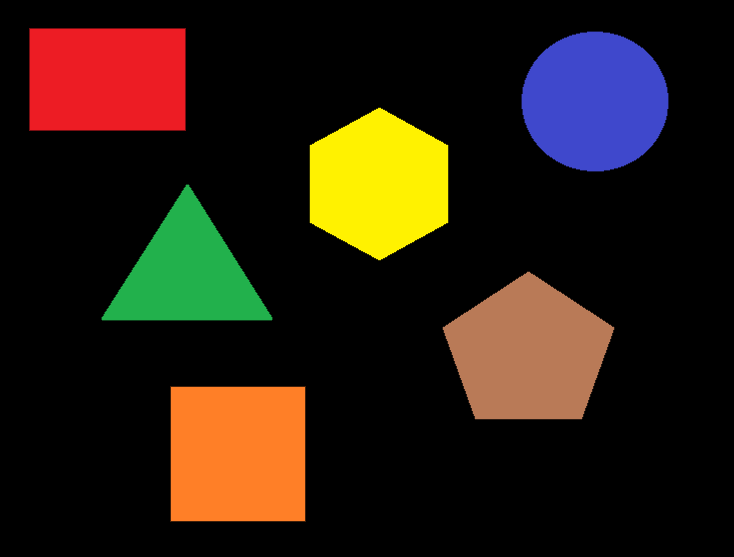
#> input picture Shape Detection/image/shapes_b.png, 734 x 557 px
$ python main.py -i image/shapes_b.png
#> lines starting #> are read from the running program, lines starting #| are printed output that depends on the picture; after the words box and inside, x2 and y2 are one past the last pixel; in counts of white or black regions, pixels touching at a corner belong together
### Shape Detection/shape.py
# Shape Detection
#
# This module contains the Shape class which returns the shape of the object
# based on approximations made on contours

import cv2

# Driver function
class Shape:
    def __init__(self):
        pass

    def getShape(self, contour):
        # Approximate the shape using contours
        n_points = cv2.approxPolyDP(contour, 0.02 * cv2.arcLength(contour, True), True)


        # If n_points = 3 then it is a triangle
        if len(n_points) == 3:
            return "Triangle"

        # If n_points = 4 then it is a quadrilateral
        elif len(n_points) == 4:
            x, y, w, h = cv2.boundingRect(contour)
            if w >= 0.95 * h and w <= 1.05 * h:
                return "Square"
            else:
                return "Rectangle"

        # If n_points = 5 then it is a pentagon
        elif len(n_points) == 5:
            return "Pentagon"

        # If n_points = 6 then it is a hexagon
        elif len(n_points) == 6:
            return "Hexagon"

        # Otherwise it is assumed to be a circle
        else:
            return "Circle"

### Shape Detection/main.py
# Shape Detection
#
# This is the driver program where the image is preprocessed before
# passing it to an object of class Shape for detecting the shapes
#
# The images are assumed to have only black and white backgrounds

import cv2
import argparse
from shape import Shape

# Driver function
def main():
    # Argument parser
    parser = argparse.ArgumentParser(description="Detect the shapes in image")
    parser.add_argument('-i', help="Process image at the specified path", required=True)
    path = parser.parse_args().i


    # Open the image file
    image = cv2.imread(path)
#> image is the input picture: shape (557, 734, 3); mean B, G, R 17.1, 29.4, 41.9


    # Convert image to grayscale
    image_gray = cv2.cvtColor(image, cv2.COLOR_BGR2GRAY)
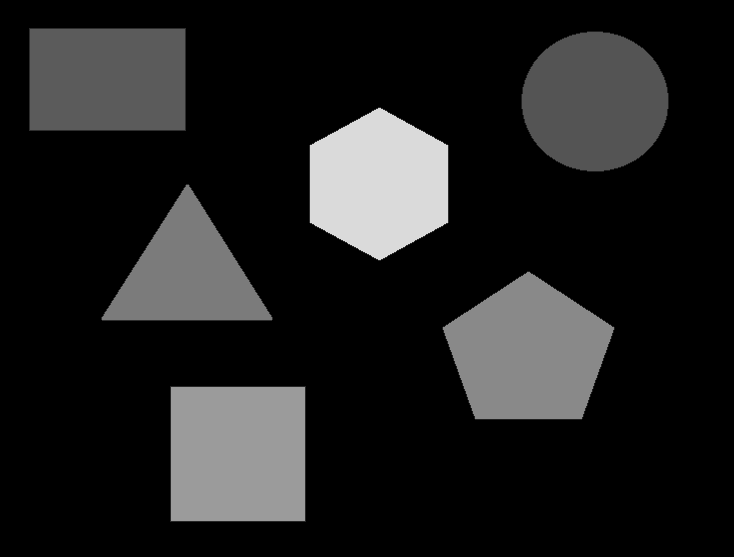
#> image_gray: shape (557, 734); min 0, max 218, mean 31.7


    # Applying Gaussian blurring
    image_blur = cv2.GaussianBlur(image_gray, (7, 7), 0)


    # For white background
    # Thresholding : threshold value of 225 was obtained by trial and error
    image_thresh = cv2.threshold(image_blur, 225, 255, cv2.THRESH_BINARY_INV)[1]
#> image_thresh: shape (557, 734); every value is 255

    # Set of erosions and dilations to remove noise
    image_thresh = cv2.erode(image_thresh, None, iterations=4)
    image_thresh = cv2.dilate(image_thresh, None, iterations=4)

    # Find contours in the thresholded image
    contours, heirarchy = cv2.findContours(image_thresh.copy(), cv2.RETR_EXTERNAL, cv2.CHAIN_APPROX_SIMPLE)
#> contours = [[[0, 0], [0, 556], [733, 556], [733, 0]]]

    # Text color
    text_color = (0, 0, 0)

    # Contour color
    c_color = (210, 210, 210)


    # If there is only 1 contour, then background is black
    if len(contours) == 1:
        # Thresholding : threshold value of 80 was obtained by trial and error
        image_thresh = cv2.threshold(image_blur, 80, 255, cv2.THRESH_BINARY)[1]
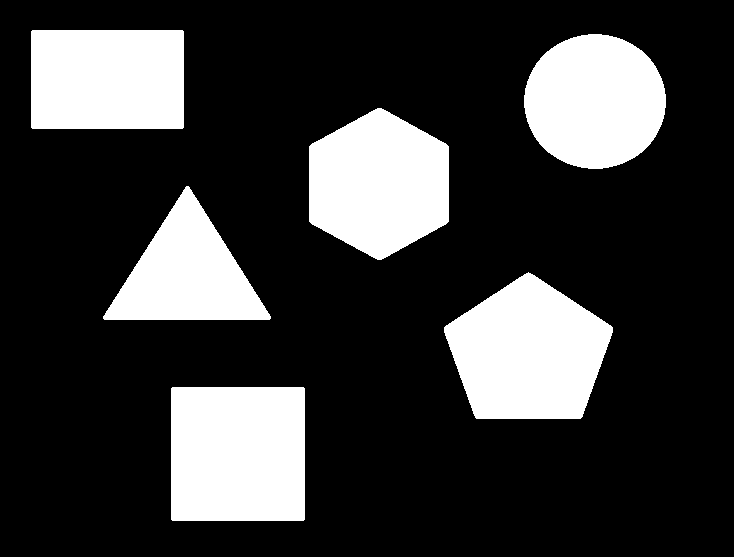
#> image_thresh: shape (557, 734); 22.9% white; 6 white regions, box (x1, y1, x2, y2) and area: (171, 387, 305, 521) 17952, (444, 272, 613, 419) 17500, (309, 108, 449, 260) 16184, (31, 30, 184, 129) 15143, (524, 34, 666, 169) 15009, (103, 186, 271, 320) 11679

        # Set of erosions and dilations to remove noise
        image_thresh = cv2.erode(image_thresh, None, iterations=4)
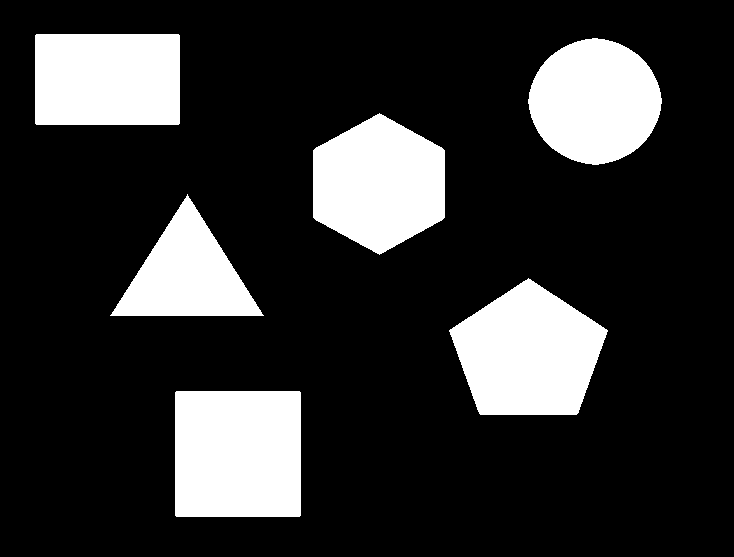
#> image_thresh: shape (557, 734); 19.6% white; 6 white regions, box (x1, y1, x2, y2) and area: (175, 391, 301, 517) 15872, (449, 278, 608, 415) 15050, (313, 113, 445, 255) 13918, (35, 34, 180, 125) 13191, (528, 38, 662, 165) 12857, (110, 194, 264, 316) 9356
        image_thresh = cv2.dilate(image_thresh, None, iterations=4)
#> image_thresh: shape (557, 734); 22.8% white; 6 white regions

        # Find contours in the thresholded image
        contours, heirarchy = cv2.findContours(image_thresh.copy(), cv2.RETR_EXTERNAL, cv2.CHAIN_APPROX_SIMPLE)
#> contours = 6 contours; box (x1, y1, x2, y2) and area: (171, 387, 305, 521) 17687, (445, 274, 612, 419) 17254, (309, 109, 449, 259) 15959, (31, 30, 184, 129) 14894, (524, 34, 666, 169) 14813, (106, 190, 268, 320) 11414

        # Text color
        text_color = (210, 210, 210)

        # Contour color
        c_color = (255, 255, 255)


    # Make a copy of image for displaying output
    image_output = image.copy()


    # Create shape object
    shapeObj = Shape()


    # Draw contours and write the shape to the image
    for c in contours:
        # Draw contours on the image
        cv2.drawContours(image_output, [c], -1, c_color, 2)


        # Draw centers
        m = cv2.moments(c)
        pX = 0
        pY = 0
        if m["m00"] != 0:
            pX = int(m["m10"] / m["m00"])
            pY = int(m["m01"] / m["m00"])
            cv2.circle(image_output, (pX, pY), 3, (0, 0, 0), -1)


        # Get the shape of the contour
        contour_shape = shapeObj.getShape(contour=c)


        # Add the shape above center of contour
        cv2.putText(image_output, contour_shape, (pX - 20, pY - 10), cv2.FONT_HERSHEY_SIMPLEX, 0.5, text_color, 2)
#> this loop made 6 passes
#> (pX, pY, n_points in getShape, x in getShape, y in getShape, w in getShape, h in getShape, contour_shape) on passes 1, 6: (237, 453, [[172, 387], [171, 519], [303, 520], [304, 388]], 171, 387, 134, 134, 'Square'), (107, 79, [[31, 31], [32, 128], [183, 127], [182, 30]], 31, 30, 153, 99, 'Rectangle')
#> (pX, pY, n_points in getShape, contour_shape) on pass 3: (186, 274, [[106, 311], [267, 319], [191, 190]], 'Triangle')
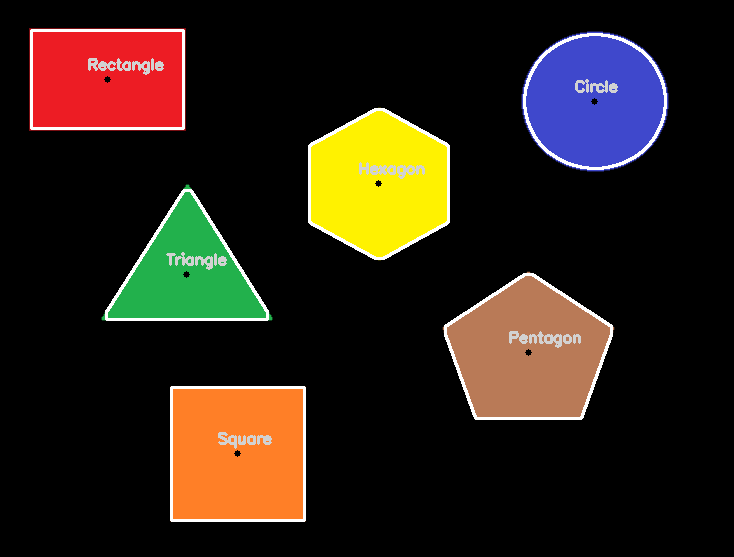
#> image_output: shape (557, 734, 3); 3.02% of pixels changed, all inside (x1, y1, x2, y2) = (30, 29, 667, 522)


    # Display output image
    cv2.imshow("Shape Detection", image_output)
    cv2.waitKey(0)
    cv2.destroyAllWindows()

main()
